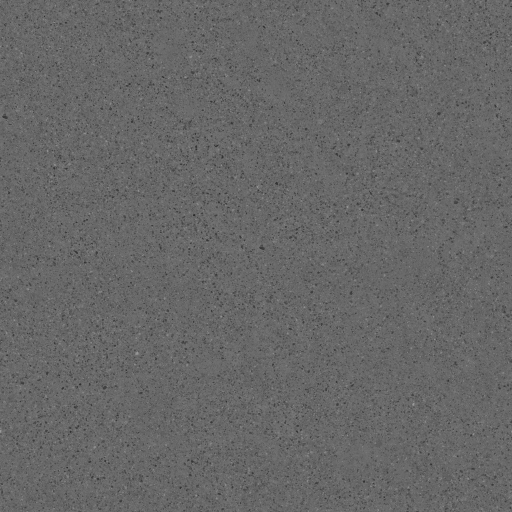
#> input picture materials/concrete.jpg, 1024 x 1024 px (shown at 1/2 size)
$ python -i dds.py   (imports and definitions only)
#> lines starting #> are read from the running program, lines starting #| are printed output that depends on the picture
"""BC7 .dds writer with a full mipmap chain, in the layout PCSX2's texture-replacement loader expects.

Imports nothing GPU-related, so it can run in worker processes next to the upscaler.
"""
import struct
from pathlib import Path

import etcpak
import numpy as np
from PIL import Image

DXGI_FORMAT_BC7_UNORM = 98
DDSD_CAPS, DDSD_HEIGHT, DDSD_WIDTH, DDSD_PIXELFORMAT = 0x1, 0x2, 0x4, 0x1000
DDSD_MIPMAPCOUNT, DDSD_LINEARSIZE = 0x20000, 0x80000
DDSCAPS_COMPLEX, DDSCAPS_TEXTURE, DDSCAPS_MIPMAP = 0x8, 0x1000, 0x400000
DDPF_FOURCC = 0x4
D3D10_RESOURCE_DIMENSION_TEXTURE2D = 3
# PS2 alpha (128 = opaque) is often not opacity but data, e.g. a gloss mask on roads. See is_cutout.
CUTOUT_CLEAR = 2         # alpha up to this is a hole
CUTOUT_OPAQUE = 124      # alpha from this is opaque
CUTOUT_MIN_HOLES = 0.01  # share of pixels that are holes
CUTOUT_MIN_SOLID = 0.001 # share of pixels that are opaque; low, as upscaling softens thin shapes


def is_cutout(alpha: np.ndarray) -> bool:
    """Whether alpha is a cut-out mask: it has both holes and fully opaque pixels. Data masks seldom have both."""
    holes, opaque = (alpha <= CUTOUT_CLEAR).mean(), (alpha >= CUTOUT_OPAQUE).mean()
    return bool(holes >= CUTOUT_MIN_HOLES and opaque >= CUTOUT_MIN_SOLID)


def _mip_chain(img: Image.Image) -> list[Image.Image]:
    """Base level plus half-size levels down to 1x1. PCSX2 can't generate mipmaps for compressed
    textures itself (it disables mipmapping for them instead), so they're baked in here.

    Never resize these as RGBA: Pillow then weights colour by alpha in 8 bits, which turns colour into
    static wherever alpha is low. Channels are averaged separately in float. Only cut-outs get their colour
    weighted by alpha, so hidden colour doesn't bleed into their edges."""
    rgba = np.asarray(img, np.float32)
    channels = [rgba[..., i] for i in range(4)]  # R, G, B, A, then R*A, G*A, B*A for cut-outs
    cutout = is_cutout(rgba[..., 3])
    if cutout:
        channels += [rgba[..., i] * rgba[..., 3] for i in range(3)]
    planes = [Image.fromarray(c) for c in channels]
    levels = [img]
    w, h = img.size
    while w > 1 or h > 1:
        w, h = max(1, w // 2), max(1, h // 2)
        planes = [p.resize((w, h), Image.Resampling.BOX) for p in planes]
        level = np.dstack([np.asarray(p) for p in planes])
        out = level[..., :4].copy()
        if cutout:
            visible = level[..., 3] > 0  # fully clear pixels keep the plain average
            out[visible, :3] = level[visible, 4:] / level[visible, 3:4]
        levels.append(Image.fromarray(np.clip(np.rint(out), 0, 255).astype(np.uint8)))
    return levels


def _bc7(level: Image.Image) -> bytes:
    """BC7 works on 4x4 blocks; levels smaller than that are padded by repeating edge pixels."""
    arr = np.asarray(level)
    ph, pw = -arr.shape[0] % 4, -arr.shape[1] % 4
    if ph or pw:
        arr = np.pad(arr, ((0, ph), (0, pw), (0, 0)), mode="edge")
    params = etcpak.BC7CompressBlockParams()
    params.init_linear_weights()  # the default perceptual weights favour colour; linear keeps alpha more accurate
    return etcpak.compress_bc7(np.ascontiguousarray(arr).tobytes(), arr.shape[1], arr.shape[0], params)


def _header(width: int, height: int, mip_count: int, base_size: int) -> bytes:
    flags = DDSD_CAPS | DDSD_HEIGHT | DDSD_WIDTH | DDSD_PIXELFORMAT | DDSD_MIPMAPCOUNT | DDSD_LINEARSIZE
    caps = DDSCAPS_TEXTURE | (DDSCAPS_COMPLEX | DDSCAPS_MIPMAP if mip_count > 1 else 0)
    pixel_format = struct.pack("<II4s5I", 32, DDPF_FOURCC, b"DX10", 0, 0, 0, 0, 0)
    header = struct.pack("<7I44x", 124, flags, height, width, base_size, 0, mip_count)
    header += pixel_format + struct.pack("<5I", caps, 0, 0, 0, 0)
    dx10 = struct.pack("<5I", DXGI_FORMAT_BC7_UNORM, D3D10_RESOURCE_DIMENSION_TEXTURE2D, 0, 1, 0)
    return b"DDS " + header + dx10


def save_dds(img: Image.Image, dst: str | Path) -> None:
    """Save as BC7 .dds with mipmaps, via a temp file so an interrupted run never leaves a broken file."""
    dst = Path(dst)
    img = img.convert("RGBA")
    w, h = img.size
    if w % 4 or h % 4:  # PCSX2 rejects block-compressed textures whose base size isn't a multiple of 4
        size = (max(4, round(w / 4) * 4), max(4, round(h / 4) * 4))
        img = Image.merge("RGBA", [c.resize(size, Image.Resampling.LANCZOS) for c in img.split()])  # see _mip_chain
    blocks = [_bc7(level) for level in _mip_chain(img)]
    tmp = dst.with_name(dst.name + ".part")
    try:
        with open(tmp, "wb") as f:
            f.write(_header(img.width, img.height, len(blocks), len(blocks[0])))
            for b in blocks:
                f.write(b)
        tmp.replace(dst)
    except BaseException:
        tmp.unlink(missing_ok=True)
        raise

>>> from PIL import Image
>>> picture = Image.open('materials/concrete.jpg')
#> picture is the input picture: PIL image 1024x1024 L; min 28, max 168, mean 102.9
>>> result = save_dds(picture, 'out.png')
#> in _mip_chain, `channels = [rgba[..., i] for i in range(4)]`: channels = 4 items
#> in is_cutout, `holes, opaque = (alpha <= CUTOUT_CLEAR).mean(), (alpha >= CUTOUT_OPAQU..`: holes = 0; opaque = 1
#> in _mip_chain, `cutout = is_cutout(rgba[..., 3])`: cutout = False
#> in _mip_chain, `planes = [Image.fromarray(c) for c in channels]`: planes = 4 items
#> the loop in _mip_chain, `while w > 1 or h > 1:` made 10 passes
#> pass 1, in _mip_chain, `level = np.dstack([np.asarray(p) for p in planes])`:
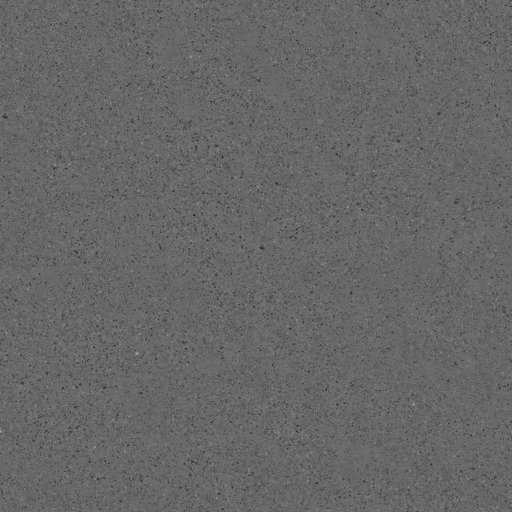
#> level: shape (512, 512, 4) float32; mean of channels 0, 1, 2, 3 102.9, 102.9, 102.9, 255.7; drawn as R, G, B
#> after the loop in _mip_chain, `while w > 1 or h > 1:`: levels = 11 items
#> (the run stopped early here; a loop or call above may not have finished)

$ run again, on materials/metal.jpg
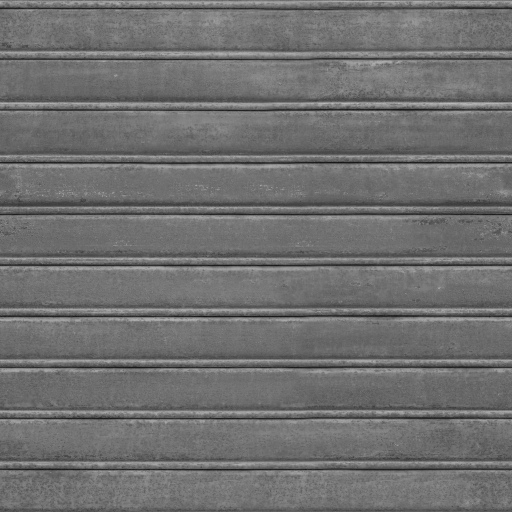
#> input picture materials/metal.jpg, 1024 x 1024 px (shown at 1/2 size)
#> picture is the input picture: PIL image 1024x1024 L; min 5, max 193, mean 111.2
#> channels = 4 items
#> holes = 0; opaque = 1
#> cutout = False
#> in _mip_chain, `planes = [Image.fromarray(c) for c in channels]`: planes = 4 items
#> the loop in _mip_chain, `while w > 1 or h > 1:` made 10 passes
#> pass 1, in _mip_chain, `level = np.dstack([np.asarray(p) for p in planes])`:
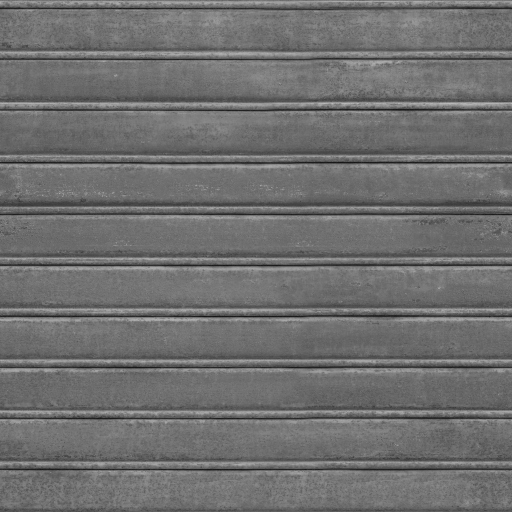
#> level: shape (512, 512, 4) float32; mean of channels 0, 1, 2, 3 111.2, 111.2, 111.2, 255.7; drawn as R, G, B
#> pass 3, in _mip_chain, `level = np.dstack([np.asarray(p) for p in planes])`:
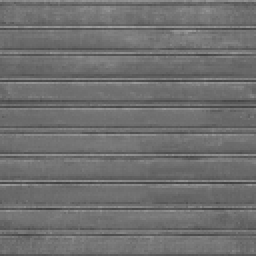
#> level: shape (128, 128, 4) float32 (shown 2 times larger); mean of channels 0, 1, 2, 3 111.2, 111.2, 111.2, 255; drawn as R, G, B
#> after the loop in _mip_chain, `while w > 1 or h > 1:`: levels = 11 items

$ run again, on materials/rock.jpg
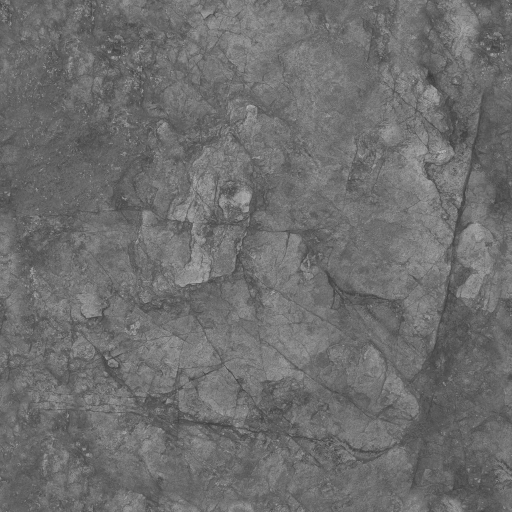
#> input picture materials/rock.jpg, 1024 x 1024 px (shown at 1/2 size)
#> picture is the input picture: PIL image 1024x1024 L; min 50, max 198, mean 109.9
#> channels = 4 items
#> holes = 0; opaque = 1
#> cutout = False
#> in _mip_chain, `planes = [Image.fromarray(c) for c in channels]`: planes = 4 items
#> the loop in _mip_chain, `while w > 1 or h > 1:` made 10 passes
#> pass 1, in _mip_chain, `level = np.dstack([np.asarray(p) for p in planes])`:
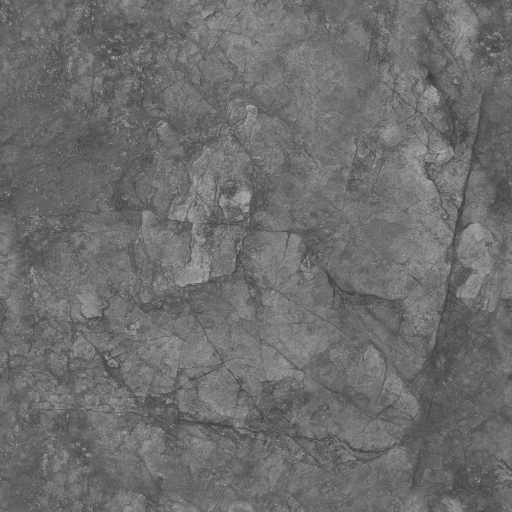
#> level: shape (512, 512, 4) float32; mean of channels 0, 1, 2, 3 109.9, 109.9, 109.9, 255.7; drawn as R, G, B
#> after the loop in _mip_chain, `while w > 1 or h > 1:`: levels = 11 items
